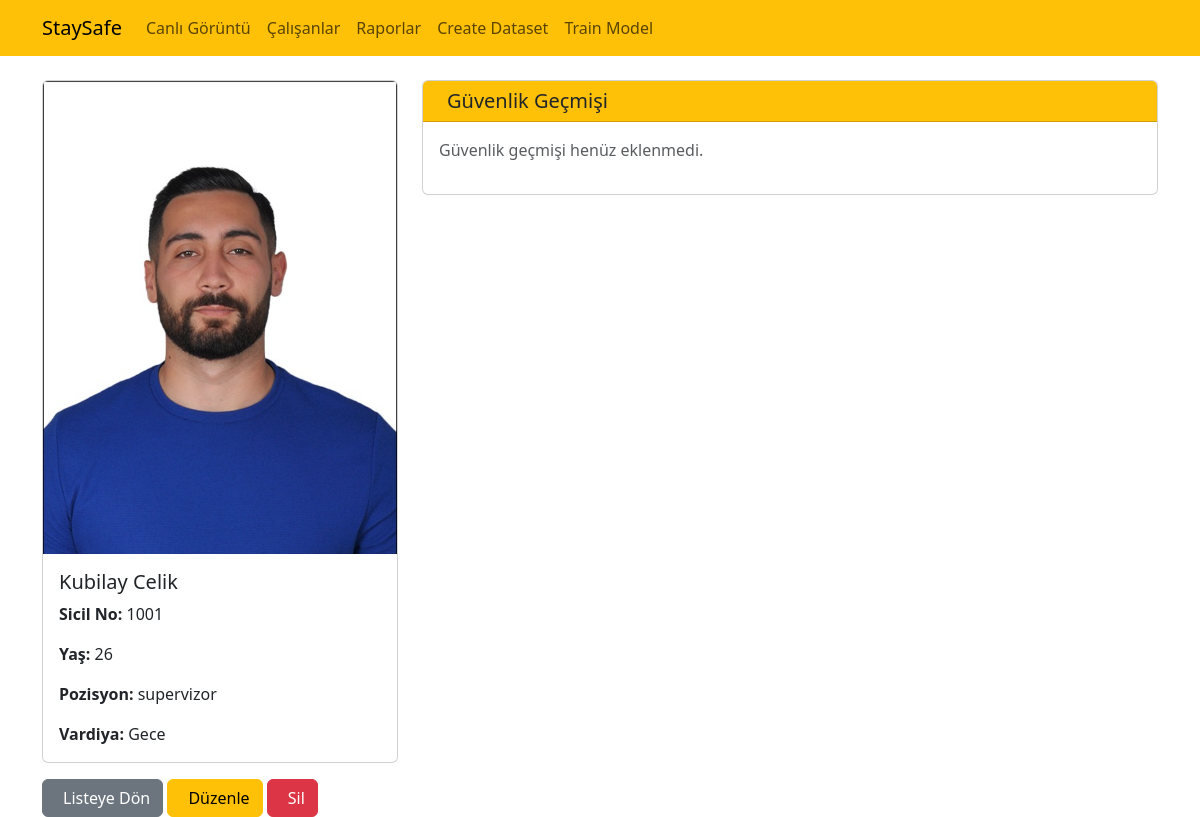
Page /employees/detail/1001/ on the committed database.
### employees/models.py (models this page shows, shortened)
class Employee(models.Model):
    sicil_no = models.CharField(max_length=10, primary_key=True)
    name = models.CharField(max_length=100)
    surname = models.CharField(max_length=100)
    age = models.IntegerField(null=True, blank=True)
    imageUrl = models.URLField(max_length=300, blank=True, null=True, default="default.jpg")
    pozisyon = models.ForeignKey(Pozisyon, on_delete=models.SET_NULL, null=True, blank=True)
    vardiya = models.ForeignKey(Vardiya, on_delete=models.SET_NULL, null=True, blank=True)

class Pozisyon(models.Model):
    pozisyon_ad = models.CharField(max_length=100, unique=True)
    def __str__(self):
        return self.pozisyon_ad

class Vardiya(models.Model):
    GECE = 'GECE'
    GUNDUZ = 'GUNDUZ'
    VARDIYA_TURU_SECENEKLERI = [
        (GECE, 'Gece'),
        (GUNDUZ, 'Gündüz'),
    ]
    vardiya_type = models.CharField(
        max_length=6,
        choices=VARDIYA_TURU_SECENEKLERI,
        default=GUNDUZ,
    )
    vardiya_supervizor = models.ForeignKey(
        'Employee',
        on_delete=models.SET_NULL,
        null=True,
        blank=True,
        related_name='supervised_shifts'
    )
    def __str__(self):
        return self.get_vardiya_type_display()

### employees/views.py (the view)
# urls.py: path('detail/<str:sicil_no>/', views.employee_detail, name='employee_detail'),
def employee_detail(request, sicil_no):
    employee = get_object_or_404(Employee, sicil_no=sicil_no)
    return render(request, 'employees/employee_detail.html', {
        'employee': employee
    })

### employees/templates/employees/employee_detail.html (shortened to what this page needs)
{% extends "layout.html" %}
{% load static %}
{% block content %}
<div class="container mt-4">
    <div class="row">
        <div class="col-md-4">
            <div class="card">
                {% with 'employees/img/'|add:employee.name|add:'.jpg' as image_path %}
                    <img src="{% static image_path %}" class="card-img-top" alt="{{employee.name}} {{employee.surname}}" onerror="this.src='{% static 'employees/img/default.jpg' %}'">
                {% endwith %}
                <div class="card-body">
                    <h5 class="card-title">{{employee.name}} {{employee.surname}}</h5>
                    <p class="card-text">
                        <strong>Sicil No:</strong> {{employee.sicil_no|upper}}
                    </p>
                    <p class="card-text">
                        <strong>Yaş:</strong> {{employee.age}}
                    </p>
                    <p class="card-text">
                        <strong>Pozisyon:</strong> {{employee.pozisyon}}
                    </p>
                    <p class="card-text">
                        <strong>Vardiya:</strong> {{employee.vardiya}}
                    </p>
                </div>
            </div>
        </div>
        <div class="col-md-8">
            <div class="card">
                <div class="card-header bg-warning">
                    <h5 class="card-title mb-0">
                        Güvenlik Geçmişi
                    </h5>
                </div>
                <div class="card-body">
                    <p class="text-muted">Güvenlik geçmişi henüz eklenmedi.</p>
                </div>
            </div>
        </div>
    </div>
    <div class="mt-3">
        <a href="{% url 'employee_list' %}" class="btn btn-secondary">
            Listeye Dön
        </a>
        <a href="{% url 'employee_edit' employee.sicil_no %}" class="btn btn-warning">
            Düzenle
        </a>
        <a href="{% url 'employee_delete' employee.sicil_no %}" class="btn btn-danger">
            Sil
        </a>
    </div>
</div>
{% endblock %}

### rows in the picture
Employee: name (picture), name "Kubilay", surname "Celik", sicil_no "1001", age "26", pozisyon "supervizor", vardiya "Gece"
